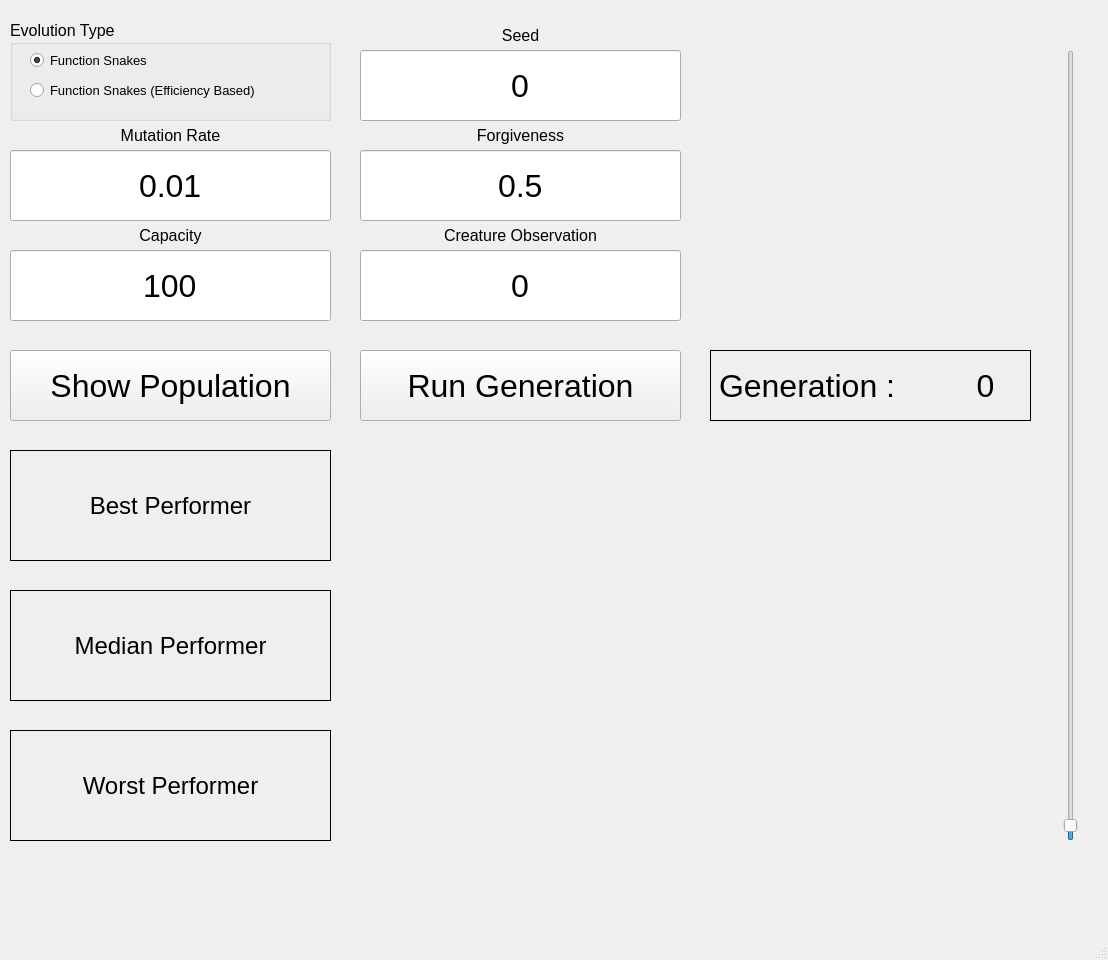
<?xml version="1.0" encoding="UTF-8"?>
<ui version="4.0">
 <class>StartWindow</class>
 <widget class="QMainWindow" name="StartWindow">
  <property name="geometry">
   <rect>
    <x>0</x>
    <y>0</y>
    <width>1108</width>
    <height>960</height>
   </rect>
  </property>
  <property name="mouseTracking">
   <bool>false</bool>
  </property>
  <property name="windowTitle">
   <string>Evolution Simulator</string>
  </property>
  <widget class="QWidget" name="centralWidget">
   <property name="enabled">
    <bool>true</bool>
   </property>
   <widget class="QWidget" name="widget" native="true">
    <property name="geometry">
     <rect>
      <x>0</x>
      <y>0</y>
      <width>1099</width>
      <height>931</height>
     </rect>
    </property>
    <widget class="QPushButton" name="StartSim_BT">
     <property name="geometry">
      <rect>
       <x>360</x>
       <y>350</y>
       <width>321</width>
       <height>71</height>
      </rect>
     </property>
     <property name="font">
      <font>
       <pointsize>24</pointsize>
      </font>
     </property>
     <property name="cursor">
      <cursorShape>PointingHandCursor</cursorShape>
     </property>
     <property name="text">
      <string>Run Generation</string>
     </property>
     <property name="checkable">
      <bool>false</bool>
     </property>
    </widget>
    <widget class="QLabel" name="WorstCreatureInfo">
     <property name="geometry">
      <rect>
       <x>10</x>
       <y>730</y>
       <width>321</width>
       <height>111</height>
      </rect>
     </property>
     <property name="font">
      <font>
       <pointsize>18</pointsize>
      </font>
     </property>
     <property name="cursor">
      <cursorShape>ArrowCursor</cursorShape>
     </property>
     <property name="frameShape">
      <enum>QFrame::Box</enum>
     </property>
     <property name="frameShadow">
      <enum>QFrame::Plain</enum>
     </property>
     <property name="text">
      <string>Worst Performer</string>
     </property>
     <property name="alignment">
      <set>Qt::AlignCenter</set>
     </property>
    </widget>
    <widget class="QLabel" name="MedianCreatureInfo">
     <property name="geometry">
      <rect>
       <x>10</x>
       <y>590</y>
       <width>321</width>
       <height>111</height>
      </rect>
     </property>
     <property name="font">
      <font>
       <pointsize>18</pointsize>
      </font>
     </property>
     <property name="frameShape">
      <enum>QFrame::Box</enum>
     </property>
     <property name="frameShadow">
      <enum>QFrame::Plain</enum>
     </property>
     <property name="text">
      <string>Median Performer</string>
     </property>
     <property name="alignment">
      <set>Qt::AlignCenter</set>
     </property>
    </widget>
    <widget class="QLabel" name="BestCreatureInfo">
     <property name="geometry">
      <rect>
       <x>10</x>
       <y>450</y>
       <width>321</width>
       <height>111</height>
      </rect>
     </property>
     <property name="font">
      <font>
       <pointsize>18</pointsize>
      </font>
     </property>
     <property name="frameShape">
      <enum>QFrame::Box</enum>
     </property>
     <property name="frameShadow">
      <enum>QFrame::Plain</enum>
     </property>
     <property name="text">
      <string>Best Performer</string>
     </property>
     <property name="alignment">
      <set>Qt::AlignCenter</set>
     </property>
    </widget>
    <widget class="QLineEdit" name="SeedInput">
     <property name="geometry">
      <rect>
       <x>360</x>
       <y>50</y>
       <width>321</width>
       <height>71</height>
      </rect>
     </property>
     <property name="font">
      <font>
       <pointsize>24</pointsize>
      </font>
     </property>
     <property name="text">
      <string>0</string>
     </property>
     <property name="maxLength">
      <number>12</number>
     </property>
     <property name="alignment">
      <set>Qt::AlignCenter</set>
     </property>
    </widget>
    <widget class="QLabel" name="SeedLabel">
     <property name="geometry">
      <rect>
       <x>360</x>
       <y>20</y>
       <width>321</width>
       <height>31</height>
      </rect>
     </property>
     <property name="font">
      <font>
       <pointsize>12</pointsize>
      </font>
     </property>
     <property name="text">
      <string>Seed</string>
     </property>
     <property name="alignment">
      <set>Qt::AlignCenter</set>
     </property>
    </widget>
    <widget class="QLabel" name="ForgivenessLabel">
     <property name="geometry">
      <rect>
       <x>360</x>
       <y>120</y>
       <width>321</width>
       <height>31</height>
      </rect>
     </property>
     <property name="font">
      <font>
       <pointsize>12</pointsize>
      </font>
     </property>
     <property name="text">
      <string>Forgiveness</string>
     </property>
     <property name="alignment">
      <set>Qt::AlignCenter</set>
     </property>
    </widget>
    <widget class="QLineEdit" name="ForgivenessInput">
     <property name="geometry">
      <rect>
       <x>360</x>
       <y>150</y>
       <width>321</width>
       <height>71</height>
      </rect>
     </property>
     <property name="font">
      <font>
       <pointsize>24</pointsize>
      </font>
     </property>
     <property name="toolTip">
      <string>A measure of how forgiving natural selection is for creatures who didn't perform well.</string>
     </property>
     <property name="toolTipDuration">
      <number>2</number>
     </property>
     <property name="text">
      <string>0.5</string>
     </property>
     <property name="alignment">
      <set>Qt::AlignCenter</set>
     </property>
    </widget>
    <widget class="QLabel" name="CapacityLabel">
     <property name="geometry">
      <rect>
       <x>10</x>
       <y>220</y>
       <width>321</width>
       <height>31</height>
      </rect>
     </property>
     <property name="font">
      <font>
       <pointsize>12</pointsize>
      </font>
     </property>
     <property name="text">
      <string>Capacity</string>
     </property>
     <property name="alignment">
      <set>Qt::AlignCenter</set>
     </property>
    </widget>
    <widget class="QLineEdit" name="CapacityInput">
     <property name="geometry">
      <rect>
       <x>10</x>
       <y>250</y>
       <width>321</width>
       <height>71</height>
      </rect>
     </property>
     <property name="font">
      <font>
       <pointsize>24</pointsize>
      </font>
     </property>
     <property name="text">
      <string>100</string>
     </property>
     <property name="maxLength">
      <number>4</number>
     </property>
     <property name="alignment">
      <set>Qt::AlignCenter</set>
     </property>
    </widget>
    <widget class="QLineEdit" name="MutationInput">
     <property name="geometry">
      <rect>
       <x>10</x>
       <y>150</y>
       <width>321</width>
       <height>71</height>
      </rect>
     </property>
     <property name="font">
      <font>
       <pointsize>24</pointsize>
      </font>
     </property>
     <property name="toolTip">
      <string extracomment="Represents the likelyhood that random mutations occur in offspring."/>
     </property>
     <property name="text">
      <string>0.01</string>
     </property>
     <property name="alignment">
      <set>Qt::AlignCenter</set>
     </property>
    </widget>
    <widget class="QLabel" name="MutationLabel">
     <property name="geometry">
      <rect>
       <x>10</x>
       <y>120</y>
       <width>321</width>
       <height>31</height>
      </rect>
     </property>
     <property name="font">
      <font>
       <pointsize>12</pointsize>
      </font>
     </property>
     <property name="text">
      <string>Mutation Rate</string>
     </property>
     <property name="alignment">
      <set>Qt::AlignCenter</set>
     </property>
    </widget>
    <widget class="QGroupBox" name="EvolutionTypeGroupBox">
     <property name="geometry">
      <rect>
       <x>10</x>
       <y>20</y>
       <width>321</width>
       <height>101</height>
      </rect>
     </property>
     <property name="font">
      <font>
       <pointsize>12</pointsize>
      </font>
     </property>
     <property name="title">
      <string>Evolution Type</string>
     </property>
     <widget class="QRadioButton" name="SimType1">
      <property name="geometry">
       <rect>
        <x>20</x>
        <y>20</y>
        <width>171</width>
        <height>41</height>
       </rect>
      </property>
      <property name="font">
       <font>
        <pointsize>10</pointsize>
       </font>
      </property>
      <property name="cursor">
       <cursorShape>PointingHandCursor</cursorShape>
      </property>
      <property name="text">
       <string>Function Snakes</string>
      </property>
      <property name="iconSize">
       <size>
        <width>20</width>
        <height>20</height>
       </size>
      </property>
      <property name="checkable">
       <bool>true</bool>
      </property>
      <property name="checked">
       <bool>true</bool>
      </property>
     </widget>
     <widget class="QRadioButton" name="SimType2">
      <property name="geometry">
       <rect>
        <x>20</x>
        <y>50</y>
        <width>311</width>
        <height>41</height>
       </rect>
      </property>
      <property name="font">
       <font>
        <pointsize>10</pointsize>
       </font>
      </property>
      <property name="cursor">
       <cursorShape>PointingHandCursor</cursorShape>
      </property>
      <property name="text">
       <string>Function Snakes (Efficiency Based)</string>
      </property>
      <property name="iconSize">
       <size>
        <width>20</width>
        <height>20</height>
       </size>
      </property>
      <property name="checkable">
       <bool>true</bool>
      </property>
      <property name="checked">
       <bool>false</bool>
      </property>
     </widget>
    </widget>
    <widget class="QLabel" name="GenerationLabel">
     <property name="geometry">
      <rect>
       <x>710</x>
       <y>350</y>
       <width>321</width>
       <height>71</height>
      </rect>
     </property>
     <property name="font">
      <font>
       <pointsize>24</pointsize>
      </font>
     </property>
     <property name="frameShape">
      <enum>QFrame::Box</enum>
     </property>
     <property name="frameShadow">
      <enum>QFrame::Plain</enum>
     </property>
     <property name="text">
      <string>Generation :</string>
     </property>
    </widget>
    <widget class="QLabel" name="EvolutionCounter">
     <property name="enabled">
      <bool>true</bool>
     </property>
     <property name="geometry">
      <rect>
       <x>940</x>
       <y>350</y>
       <width>91</width>
       <height>71</height>
      </rect>
     </property>
     <property name="font">
      <font>
       <pointsize>24</pointsize>
      </font>
     </property>
     <property name="text">
      <string>0</string>
     </property>
     <property name="alignment">
      <set>Qt::AlignCenter</set>
     </property>
    </widget>
    <widget class="QPushButton" name="ShowPop_BT">
     <property name="geometry">
      <rect>
       <x>10</x>
       <y>350</y>
       <width>321</width>
       <height>71</height>
      </rect>
     </property>
     <property name="font">
      <font>
       <pointsize>24</pointsize>
      </font>
     </property>
     <property name="cursor">
      <cursorShape>PointingHandCursor</cursorShape>
     </property>
     <property name="text">
      <string>Show Population</string>
     </property>
     <property name="checkable">
      <bool>false</bool>
     </property>
    </widget>
    <widget class="QSlider" name="verticalSlider">
     <property name="geometry">
      <rect>
       <x>1050</x>
       <y>50</y>
       <width>41</width>
       <height>791</height>
      </rect>
     </property>
     <property name="minimum">
      <number>-1</number>
     </property>
     <property name="maximum">
      <number>99</number>
     </property>
     <property name="orientation">
      <enum>Qt::Vertical</enum>
     </property>
    </widget>
    <widget class="QLabel" name="label">
     <property name="geometry">
      <rect>
       <x>360</x>
       <y>450</y>
       <width>671</width>
       <height>391</height>
      </rect>
     </property>
     <property name="font">
      <font>
       <pointsize>18</pointsize>
      </font>
     </property>
     <property name="text">
      <string/>
     </property>
     <property name="wordWrap">
      <bool>false</bool>
     </property>
    </widget>
    <widget class="QLineEdit" name="CreatureObserveInput">
     <property name="geometry">
      <rect>
       <x>360</x>
       <y>250</y>
       <width>321</width>
       <height>71</height>
      </rect>
     </property>
     <property name="font">
      <font>
       <pointsize>24</pointsize>
      </font>
     </property>
     <property name="text">
      <string>0</string>
     </property>
     <property name="maxLength">
      <number>8</number>
     </property>
     <property name="alignment">
      <set>Qt::AlignCenter</set>
     </property>
    </widget>
    <widget class="QLabel" name="CreatureObserver">
     <property name="geometry">
      <rect>
       <x>360</x>
       <y>220</y>
       <width>321</width>
       <height>31</height>
      </rect>
     </property>
     <property name="font">
      <font>
       <pointsize>12</pointsize>
      </font>
     </property>
     <property name="text">
      <string>Creature Observation</string>
     </property>
     <property name="alignment">
      <set>Qt::AlignCenter</set>
     </property>
    </widget>
   </widget>
  </widget>
  <widget class="QMenuBar" name="menuBar">
   <property name="geometry">
    <rect>
     <x>0</x>
     <y>0</y>
     <width>1108</width>
     <height>26</height>
    </rect>
   </property>
  </widget>
  <widget class="QStatusBar" name="statusBar"/>
 </widget>
 <layoutdefault spacing="6" margin="11"/>
 <resources/>
 <connections/>
</ui>
